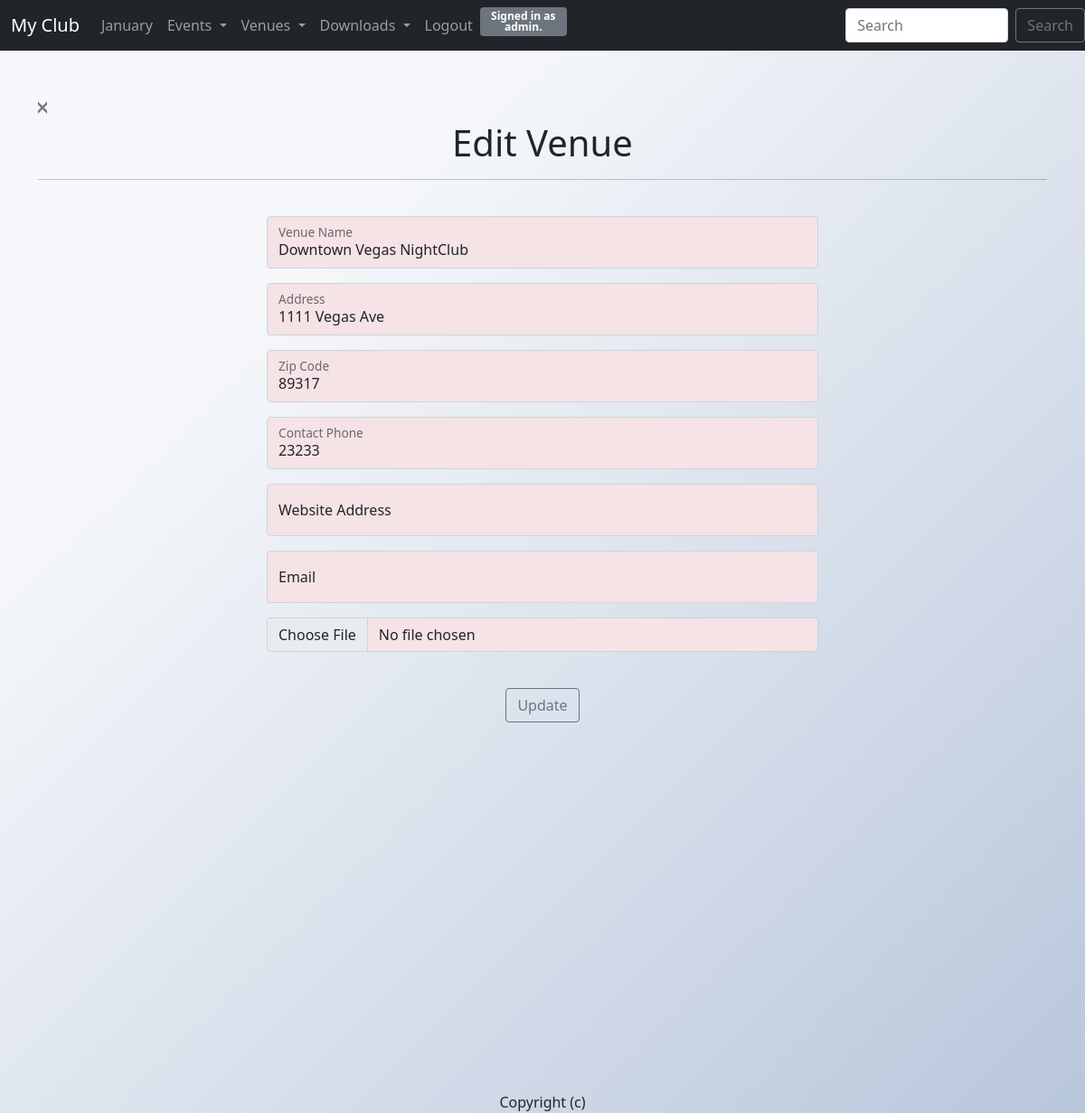
/update_venue/3 (signed in), run on the app's committed database.
### events/models.py (models this page shows, shortened)
class Venue (models.Model):
    name = models.CharField('Venue Name', max_length=55)
    address = models.CharField( max_length=300)
    zip_code = models.CharField('Zip Code', max_length=15)
    phone = models.IntegerField('Contact Phone')
    web = models.URLField('Website adress', blank = True)
    email_adress = models.EmailField('Email Adress', blank = True)
    owner = models.IntegerField('Venue Owner', blank=False, default=1)
    venue_image = models.ImageField(" Venue Image", null = True, blank = True, upload_to ="images/")

### events/views.py (the view)
# urls.py: path('update_venue/<venue_id>', views.update_venue, name='update-venue'),
@login_required
def update_venue(request, venue_id):
    venue = Venue.objects.get(pk=venue_id)
    form = VenueForm(request.POST or None, request.FILES or None, instance=venue)
    if form.is_valid():
        form.save()
        messages.success(request, ("Edited Successfully!"))
        return redirect('list-venues')
    return render (request, 'events/update_venue.html', {
        'venue': venue,
        'form' : form
    })

### events/forms.py
class VenueForm(ModelForm):
    class Meta: #always use it (idk)
        model = Venue
        fields = ('name', 'address', 'zip_code', 'phone', 'web', 'email_adress','venue_image') #but we can use "__all__" или опред. как тут
        labels = {
            'name': '' ,
            'address': '',
            'zip_code': '',
            'phone': '',
            'web': '',
            'email_adress': '',
            'venue_image': '',
        }
        widgets = {
            'name': forms.TextInput(attrs={'class':'form-control', 'placeholder' : 'Venue Name'}),
            'address': forms.TextInput(attrs={'class':'form-control','placeholder' : 'Address'}),
            'zip_code': forms.TextInput(attrs={'class':'form-control','placeholder' : 'Zip Code'}),
            'phone': forms.TextInput(attrs={'class':'form-control','placeholder' : 'Phone'}),
            'web': forms.TextInput(attrs={'class':'form-control','placeholder' : 'Web'}),
            'email_adress': forms.EmailInput(attrs={'class':'form-control','placeholder' : 'Email'}),
            'venue_image': forms.ClearableFileInput(attrs={'class':'form-control','placeholder' : 'Image'}),
        }

### events/templates/events/update_venue.html (shortened to what this page needs)
{% extends 'events/layout.html' %}
{% block content %}
<a class="btn-close btn-lg" href=" {% url 'list-venues'  %}" aria-label="Close"></a>
{% if user.id == venue.owner or user.is_superuser %}
<center>
    <h1>Edit Venue</h1>
    <hr><br />
    <div class="d-flex justify-content-center">
    <div class ="updatevenue">
    <form action="" method=POST enctype = "multipart/form-data">
        <div class="form-floating mb-3">
            {{form.name}}
            <label for="floatingInput">Venue Name</label>
        </div>
        <div class="form-floating mb-3">
            {{form.address}}
            <label for="floatingInput">Address</label>
        </div>
        <div class="form-floating mb-3">
            {{form.zip_code}}
            <label for="floatingInput">Zip Code</label>
        </div>
        <div class="form-floating mb-3">
            {{form.phone}}
            <label for="floatingInput">Contact Phone</label>
        </div>
        <div class="form-floating mb-3">
            {{form.web}}
            <label for="floatingInput">Website Address</label>
        </div>
        <div class="form-floating mb-3">
            {{form.email_adress}}
            <label for="floatingInput">Email</label>
        </div>
        <div class="mb-3">
            {{form.venue_image}}
        </div>
        <input type="submit" value="Update" class=" btn btn-outline-secondary">
    </form>
</div>
</div>
</center>
{% else %}
    <h1>Not Allowed Here!</h1>
{% endif %}
{% endblock content %}

### events/templates/events/navbar.html (shortened to what this page needs)
<nav class="navbar navbar-expand-lg navbar-dark bg-dark">
  <div class="container-fluid">
    <a class="navbar-brand" href="{% url 'home' %}">My Club</a>
    <div class="collapse navbar-collapse " id="navbarSupportedContent">
      <ul class="navbar-nav me-auto mb-2 mb-lg-0">
        <li class="nav-item">
          <a class="nav-link" href="{% url 'home' '2022' 'January'%}">January</a>
        </li>
        <li class="nav-item dropdown ">
          <a class="nav-link dropdown-toggle" href="" id="navbarDropdown" role="button" data-bs-toggle="dropdown"
            aria-expanded="false">
            Events
          </a>
        </li>
        <li class="nav-item dropdown">
          <a class="nav-link dropdown-toggle" href="" id="navbarDropdown" role="button" data-bs-toggle="dropdown"
            aria-expanded="false">
            Venues
          </a>
        </li>
        {% if user.is_authenticated %}
        <li class="nav-item dropdown">
          <a class="nav-link dropdown-toggle" href="#" id="navbarDropdown" role="button" data-bs-toggle="dropdown"
            aria-expanded="false">
            Downloads
          </a>
        </li>
        {% endif %}
        {% if user.is_authenticated %}
        <li class="nav-item">
          <a href="" class="nav-link" data-bs-toggle="modal" data-bs-target="#exampleModal2">
            Logout
          </a>
        {% endif %}
        <li class="nav-item">
        <div class="float-start">
        {% if user.is_authenticated %}
        <div class="badge bg-secondary text-wrap" style="width: 6rem;">
          Signed in as <strong>{{ user.username }}</strong>.
          {% else %}
          <div class="badge bg-danger text-wrap" style="width: 6rem;">
            Not signed in.
            {% endif %}
          </div>
        </div>
    </div>
  </div>
  <form class="d-flex" method=POST action={% url 'search' %}>
    <input class="form-control me-2"
      style="background-color:white; background-image: linear-gradient(316deg, white 0%, white 74%);" type="search"
      placeholder="Search" aria-label="Search" name="searched">
    <button class="btn btn-outline-secondary" type="submit">Search</button>
  </form>
</nav>

### events/static/events/styles.css (style rules this page uses)
body { background-color: #b8c6db; background-image: linear-gradient(315deg, #b8c6db 0%, #f5f7fa 74%); }
.form-control { background-color: #f5e3e6; }
ul { list-style-type: none; }
.badge { color: white; }
.updatevenue { width: 610px; }
a:link { text-decoration: none; }
html { min-height: 100%; }

### data on the page
Venue: name "Downtown Vegas NightClub", address "1111 Vegas Ave", zip_code "89317", phone "23233"

### other printed values
{{ user.username }} "admin"
